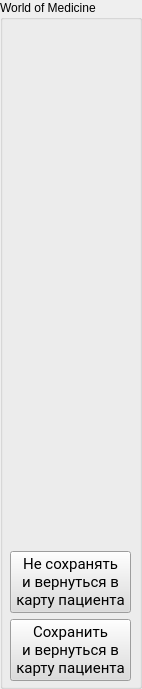
   <widget class="QGroupBox" name="groupBox_wom">
    <property name="geometry">
     <rect>
      <x>631</x>
      <y>11</y>
      <width>142</width>
      <height>689</height>
     </rect>
    </property>
    <property name="title">
     <string>World of Medicine</string>
    </property>
    <widget class="QWidget" name="layoutWidget_4">
     <property name="geometry">
      <rect>
       <x>10</x>
       <y>20</y>
       <width>121</width>
       <height>661</height>
      </rect>
     </property>
     <layout class="QVBoxLayout" name="verticalLayout_6">
      <item>
       <spacer name="verticalSpacer_6">
        <property name="orientation">
         <enum>Qt::Vertical</enum>
        </property>
        <property name="sizeHint" stdset="0">
         <size>
          <width>20</width>
          <height>40</height>
         </size>
        </property>
       </spacer>
      </item>
      <item>
       <widget class="QPushButton" name="pushButtonNotSaveExit">
        <property name="palette">
         <palette>
          <active>
           <colorrole role="WindowText">
            <brush brushstyle="SolidPattern">
             <color alpha="255">
              <red>0</red>
              <green>0</green>
              <blue>0</blue>
             </color>
            </brush>
           </colorrole>
           <colorrole role="Button">
            <brush brushstyle="SolidPattern">
             <color alpha="255">
              <red>220</red>
              <green>220</green>
              <blue>220</blue>
             </color>
            </brush>
           </colorrole>
           <colorrole role="Light">
            <brush brushstyle="SolidPattern">
             <color alpha="255">
              <red>255</red>
              <green>255</green>
              <blue>255</blue>
             </color>
            </brush>
           </colorrole>
           <colorrole role="Midlight">
            <brush brushstyle="SolidPattern">
             <color alpha="255">
              <red>237</red>
              <green>237</green>
              <blue>237</blue>
             </color>
            </brush>
           </colorrole>
           <colorrole role="Dark">
            <brush brushstyle="SolidPattern">
             <color alpha="255">
              <red>110</red>
              <green>110</green>
              <blue>110</blue>
             </color>
            </brush>
           </colorrole>
           <colorrole role="Mid">
            <brush brushstyle="SolidPattern">
             <color alpha="255">
              <red>147</red>
              <green>147</green>
              <blue>147</blue>
             </color>
            </brush>
           </colorrole>
           <colorrole role="Text">
            <brush brushstyle="SolidPattern">
             <color alpha="255">
              <red>0</red>
              <green>0</green>
              <blue>0</blue>
             </color>
            </brush>
           </colorrole>
           <colorrole role="BrightText">
            <brush brushstyle="SolidPattern">
             <color alpha="255">
              <red>255</red>
              <green>255</green>
              <blue>255</blue>
             </color>
            </brush>
           </colorrole>
           <colorrole role="ButtonText">
            <brush brushstyle="SolidPattern">
             <color alpha="255">
              <red>0</red>
              <green>0</green>
              <blue>0</blue>
             </color>
            </brush>
           </colorrole>
           <colorrole role="Base">
            <brush brushstyle="SolidPattern">
             <color alpha="255">
              <red>255</red>
              <green>255</green>
              <blue>255</blue>
             </color>
            </brush>
           </colorrole>
           <colorrole role="Window">
            <brush brushstyle="SolidPattern">
             <color alpha="255">
              <red>220</red>
              <green>220</green>
              <blue>220</blue>
             </color>
            </brush>
           </colorrole>
           <colorrole role="Shadow">
            <brush brushstyle="SolidPattern">
             <color alpha="255">
              <red>0</red>
              <green>0</green>
              <blue>0</blue>
             </color>
            </brush>
           </colorrole>
           <colorrole role="AlternateBase">
            <brush brushstyle="SolidPattern">
             <color alpha="255">
              <red>237</red>
              <green>237</green>
              <blue>237</blue>
             </color>
            </brush>
           </colorrole>
           <colorrole role="ToolTipBase">
            <brush brushstyle="SolidPattern">
             <color alpha="255">
              <red>255</red>
              <green>255</green>
              <blue>220</blue>
             </color>
            </brush>
           </colorrole>
           <colorrole role="ToolTipText">
            <brush brushstyle="SolidPattern">
             <color alpha="255">
              <red>0</red>
              <green>0</green>
              <blue>0</blue>
             </color>
            </brush>
           </colorrole>
           <colorrole role="PlaceholderText">
            <brush brushstyle="SolidPattern">
             <color alpha="128">
              <red>0</red>
              <green>0</green>
              <blue>0</blue>
             </color>
            </brush>
           </colorrole>
          </active>
          <inactive>
           <colorrole role="WindowText">
            <brush brushstyle="SolidPattern">
             <color alpha="255">
              <red>0</red>
              <green>0</green>
              <blue>0</blue>
             </color>
            </brush>
           </colorrole>
           <colorrole role="Button">
            <brush brushstyle="SolidPattern">
             <color alpha="255">
              <red>220</red>
              <green>220</green>
              <blue>220</blue>
             </color>
            </brush>
           </colorrole>
           <colorrole role="Light">
            <brush brushstyle="SolidPattern">
             <color alpha="255">
              <red>255</red>
              <green>255</green>
              <blue>255</blue>
             </color>
            </brush>
           </colorrole>
           <colorrole role="Midlight">
            <brush brushstyle="SolidPattern">
             <color alpha="255">
              <red>237</red>
              <green>237</green>
              <blue>237</blue>
             </color>
            </brush>
           </colorrole>
           <colorrole role="Dark">
            <brush brushstyle="SolidPattern">
             <color alpha="255">
              <red>110</red>
              <green>110</green>
              <blue>110</blue>
             </color>
            </brush>
           </colorrole>
           <colorrole role="Mid">
            <brush brushstyle="SolidPattern">
             <color alpha="255">
              <red>147</red>
              <green>147</green>
              <blue>147</blue>
             </color>
            </brush>
           </colorrole>
           <colorrole role="Text">
            <brush brushstyle="SolidPattern">
             <color alpha="255">
              <red>0</red>
              <green>0</green>
              <blue>0</blue>
             </color>
            </brush>
           </colorrole>
           <colorrole role="BrightText">
            <brush brushstyle="SolidPattern">
             <color alpha="255">
              <red>255</red>
              <green>255</green>
              <blue>255</blue>
             </color>
            </brush>
           </colorrole>
           <colorrole role="ButtonText">
            <brush brushstyle="SolidPattern">
             <color alpha="255">
              <red>0</red>
              <green>0</green>
              <blue>0</blue>
             </color>
            </brush>
           </colorrole>
           <colorrole role="Base">
            <brush brushstyle="SolidPattern">
             <color alpha="255">
              <red>255</red>
              <green>255</green>
              <blue>255</blue>
             </color>
            </brush>
           </colorrole>
           <colorrole role="Window">
            <brush brushstyle="SolidPattern">
             <color alpha="255">
              <red>220</red>
              <green>220</green>
              <blue>220</blue>
             </color>
            </brush>
           </colorrole>
           <colorrole role="Shadow">
            <brush brushstyle="SolidPattern">
             <color alpha="255">
              <red>0</red>
              <green>0</green>
              <blue>0</blue>
             </color>
            </brush>
           </colorrole>
           <colorrole role="AlternateBase">
            <brush brushstyle="SolidPattern">
             <color alpha="255">
              <red>237</red>
              <green>237</green>
              <blue>237</blue>
             </color>
            </brush>
           </colorrole>
           <colorrole role="ToolTipBase">
            <brush brushstyle="SolidPattern">
             <color alpha="255">
              <red>255</red>
              <green>255</green>
              <blue>220</blue>
             </color>
            </brush>
           </colorrole>
           <colorrole role="ToolTipText">
            <brush brushstyle="SolidPattern">
             <color alpha="255">
              <red>0</red>
              <green>0</green>
              <blue>0</blue>
             </color>
            </brush>
           </colorrole>
           <colorrole role="PlaceholderText">
            <brush brushstyle="SolidPattern">
             <color alpha="128">
              <red>0</red>
              <green>0</green>
              <blue>0</blue>
             </color>
            </brush>
           </colorrole>
          </inactive>
          <disabled>
           <colorrole role="WindowText">
            <brush brushstyle="SolidPattern">
             <color alpha="255">
              <red>110</red>
              <green>110</green>
              <blue>110</blue>
             </color>
            </brush>
           </colorrole>
           <colorrole role="Button">
            <brush brushstyle="SolidPattern">
             <color alpha="255">
              <red>220</red>
              <green>220</green>
              <blue>220</blue>
             </color>
            </brush>
           </colorrole>
           <colorrole role="Light">
            <brush brushstyle="SolidPattern">
             <color alpha="255">
              <red>255</red>
              <green>255</green>
              <blue>255</blue>
             </color>
            </brush>
           </colorrole>
           <colorrole role="Midlight">
            <brush brushstyle="SolidPattern">
             <color alpha="255">
              <red>237</red>
              <green>237</green>
              <blue>237</blue>
             </color>
            </brush>
           </colorrole>
           <colorrole role="Dark">
            <brush brushstyle="SolidPattern">
             <color alpha="255">
              <red>110</red>
              <green>110</green>
              <blue>110</blue>
             </color>
            </brush>
           </colorrole>
           <colorrole role="Mid">
            <brush brushstyle="SolidPattern">
             <color alpha="255">
              <red>147</red>
              <green>147</green>
              <blue>147</blue>
             </color>
            </brush>
           </colorrole>
           <colorrole role="Text">
            <brush brushstyle="SolidPattern">
             <color alpha="255">
              <red>110</red>
              <green>110</green>
              <blue>110</blue>
             </color>
            </brush>
           </colorrole>
           <colorrole role="BrightText">
            <brush brushstyle="SolidPattern">
             <color alpha="255">
              <red>255</red>
              <green>255</green>
              <blue>255</blue>
             </color>
            </brush>
           </colorrole>
           <colorrole role="ButtonText">
            <brush brushstyle="SolidPattern">
             <color alpha="255">
              <red>110</red>
              <green>110</green>
              <blue>110</blue>
             </color>
            </brush>
           </colorrole>
           <colorrole role="Base">
            <brush brushstyle="SolidPattern">
             <color alpha="255">
              <red>220</red>
              <green>220</green>
              <blue>220</blue>
             </color>
            </brush>
           </colorrole>
           <colorrole role="Window">
            <brush brushstyle="SolidPattern">
             <color alpha="255">
              <red>220</red>
              <green>220</green>
              <blue>220</blue>
             </color>
            </brush>
           </colorrole>
           <colorrole role="Shadow">
            <brush brushstyle="SolidPattern">
             <color alpha="255">
              <red>0</red>
              <green>0</green>
              <blue>0</blue>
             </color>
            </brush>
           </colorrole>
           <colorrole role="AlternateBase">
            <brush brushstyle="SolidPattern">
             <color alpha="255">
              <red>220</red>
              <green>220</green>
              <blue>220</blue>
             </color>
            </brush>
           </colorrole>
           <colorrole role="ToolTipBase">
            <brush brushstyle="SolidPattern">
             <color alpha="255">
              <red>255</red>
              <green>255</green>
              <blue>220</blue>
             </color>
            </brush>
           </colorrole>
           <colorrole role="ToolTipText">
            <brush brushstyle="SolidPattern">
             <color alpha="255">
              <red>0</red>
              <green>0</green>
              <blue>0</blue>
             </color>
            </brush>
           </colorrole>
           <colorrole role="PlaceholderText">
            <brush brushstyle="SolidPattern">
             <color alpha="128">
              <red>0</red>
              <green>0</green>
              <blue>0</blue>
             </color>
            </brush>
           </colorrole>
          </disabled>
         </palette>
        </property>
        <property name="font">
         <font>
          <family>Roboto</family>
          <pointsize>11</pointsize>
          <weight>50</weight>
          <bold>false</bold>
         </font>
        </property>
        <property name="text">
         <string>Не сохранять
и вернуться в
карту пациента</string>
        </property>
       </widget>
      </item>
      <item>
       <widget class="QPushButton" name="pushButtonSaveExit">
        <property name="palette">
         <palette>
          <active>
           <colorrole role="WindowText">
            <brush brushstyle="SolidPattern">
             <color alpha="255">
              <red>0</red>
              <green>0</green>
              <blue>0</blue>
             </color>
            </brush>
           </colorrole>
           <colorrole role="Button">
            <brush brushstyle="SolidPattern">
             <color alpha="255">
              <red>220</red>
              <green>220</green>
              <blue>220</blue>
             </color>
            </brush>
           </colorrole>
           <colorrole role="Light">
            <brush brushstyle="SolidPattern">
             <color alpha="255">
              <red>255</red>
              <green>255</green>
              <blue>255</blue>
             </color>
            </brush>
           </colorrole>
           <colorrole role="Midlight">
            <brush brushstyle="SolidPattern">
             <color alpha="255">
              <red>237</red>
              <green>237</green>
              <blue>237</blue>
             </color>
            </brush>
           </colorrole>
           <colorrole role="Dark">
            <brush brushstyle="SolidPattern">
             <color alpha="255">
              <red>110</red>
              <green>110</green>
              <blue>110</blue>
             </color>
            </brush>
           </colorrole>
           <colorrole role="Mid">
            <brush brushstyle="SolidPattern">
             <color alpha="255">
              <red>147</red>
              <green>147</green>
              <blue>147</blue>
             </color>
            </brush>
           </colorrole>
           <colorrole role="Text">
            <brush brushstyle="SolidPattern">
             <color alpha="255">
              <red>0</red>
              <green>0</green>
              <blue>0</blue>
             </color>
            </brush>
           </colorrole>
           <colorrole role="BrightText">
            <brush brushstyle="SolidPattern">
             <color alpha="255">
              <red>255</red>
              <green>255</green>
              <blue>255</blue>
             </color>
            </brush>
           </colorrole>
           <colorrole role="ButtonText">
            <brush brushstyle="SolidPattern">
             <color alpha="255">
              <red>0</red>
              <green>0</green>
              <blue>0</blue>
             </color>
            </brush>
           </colorrole>
           <colorrole role="Base">
            <brush brushstyle="SolidPattern">
             <color alpha="255">
              <red>255</red>
              <green>255</green>
              <blue>255</blue>
             </color>
            </brush>
           </colorrole>
           <colorrole role="Window">
            <brush brushstyle="SolidPattern">
             <color alpha="255">
              <red>220</red>
              <green>220</green>
              <blue>220</blue>
             </color>
            </brush>
           </colorrole>
           <colorrole role="Shadow">
            <brush brushstyle="SolidPattern">
             <color alpha="255">
              <red>0</red>
              <green>0</green>
              <blue>0</blue>
             </color>
            </brush>
           </colorrole>
           <colorrole role="AlternateBase">
            <brush brushstyle="SolidPattern">
             <color alpha="255">
              <red>237</red>
              <green>237</green>
              <blue>237</blue>
             </color>
            </brush>
           </colorrole>
           <colorrole role="ToolTipBase">
            <brush brushstyle="SolidPattern">
             <color alpha="255">
              <red>255</red>
              <green>255</green>
              <blue>220</blue>
             </color>
            </brush>
           </colorrole>
           <colorrole role="ToolTipText">
            <brush brushstyle="SolidPattern">
             <color alpha="255">
              <red>0</red>
              <green>0</green>
              <blue>0</blue>
             </color>
            </brush>
           </colorrole>
           <colorrole role="PlaceholderText">
            <brush brushstyle="SolidPattern">
             <color alpha="128">
              <red>0</red>
              <green>0</green>
              <blue>0</blue>
             </color>
            </brush>
           </colorrole>
          </active>
          <inactive>
           <colorrole role="WindowText">
            <brush brushstyle="SolidPattern">
             <color alpha="255">
              <red>0</red>
              <green>0</green>
              <blue>0</blue>
             </color>
            </brush>
           </colorrole>
           <colorrole role="Button">
            <brush brushstyle="SolidPattern">
             <color alpha="255">
              <red>220</red>
              <green>220</green>
              <blue>220</blue>
             </color>
            </brush>
           </colorrole>
           <colorrole role="Light">
            <brush brushstyle="SolidPattern">
             <color alpha="255">
              <red>255</red>
              <green>255</green>
              <blue>255</blue>
             </color>
            </brush>
           </colorrole>
           <colorrole role="Midlight">
            <brush brushstyle="SolidPattern">
             <color alpha="255">
              <red>237</red>
              <green>237</green>
              <blue>237</blue>
             </color>
            </brush>
           </colorrole>
           <colorrole role="Dark">
            <brush brushstyle="SolidPattern">
             <color alpha="255">
              <red>110</red>
              <green>110</green>
              <blue>110</blue>
             </color>
            </brush>
           </colorrole>
           <colorrole role="Mid">
            <brush brushstyle="SolidPattern">
             <color alpha="255">
              <red>147</red>
              <green>147</green>
              <blue>147</blue>
             </color>
            </brush>
           </colorrole>
           <colorrole role="Text">
            <brush brushstyle="SolidPattern">
             <color alpha="255">
              <red>0</red>
              <green>0</green>
              <blue>0</blue>
             </color>
            </brush>
           </colorrole>
           <colorrole role="BrightText">
            <brush brushstyle="SolidPattern">
             <color alpha="255">
              <red>255</red>
              <green>255</green>
              <blue>255</blue>
             </color>
            </brush>
           </colorrole>
           <colorrole role="ButtonText">
            <brush brushstyle="SolidPattern">
             <color alpha="255">
              <red>0</red>
              <green>0</green>
              <blue>0</blue>
             </color>
            </brush>
           </colorrole>
           <colorrole role="Base">
            <brush brushstyle="SolidPattern">
             <color alpha="255">
              <red>255</red>
              <green>255</green>
              <blue>255</blue>
             </color>
            </brush>
           </colorrole>
           <colorrole role="Window">
            <brush brushstyle="SolidPattern">
             <color alpha="255">
              <red>220</red>
              <green>220</green>
              <blue>220</blue>
             </color>
            </brush>
           </colorrole>
           <colorrole role="Shadow">
            <brush brushstyle="SolidPattern">
             <color alpha="255">
              <red>0</red>
              <green>0</green>
              <blue>0</blue>
             </color>
            </brush>
           </colorrole>
           <colorrole role="AlternateBase">
            <brush brushstyle="SolidPattern">
             <color alpha="255">
              <red>237</red>
              <green>237</green>
              <blue>237</blue>
             </color>
            </brush>
           </colorrole>
           <colorrole role="ToolTipBase">
            <brush brushstyle="SolidPattern">
             <color alpha="255">
              <red>255</red>
              <green>255</green>
              <blue>220</blue>
             </color>
            </brush>
           </colorrole>
           <colorrole role="ToolTipText">
            <brush brushstyle="SolidPattern">
             <color alpha="255">
              <red>0</red>
              <green>0</green>
              <blue>0</blue>
             </color>
            </brush>
           </colorrole>
           <colorrole role="PlaceholderText">
            <brush brushstyle="SolidPattern">
             <color alpha="128">
              <red>0</red>
              <green>0</green>
              <blue>0</blue>
             </color>
            </brush>
           </colorrole>
          </inactive>
          <disabled>
           <colorrole role="WindowText">
            <brush brushstyle="SolidPattern">
             <color alpha="255">
              <red>110</red>
              <green>110</green>
              <blue>110</blue>
             </color>
            </brush>
           </colorrole>
           <colorrole role="Button">
            <brush brushstyle="SolidPattern">
             <color alpha="255">
              <red>220</red>
              <green>220</green>
              <blue>220</blue>
             </color>
            </brush>
           </colorrole>
           <colorrole role="Light">
            <brush brushstyle="SolidPattern">
             <color alpha="255">
              <red>255</red>
              <green>255</green>
              <blue>255</blue>
             </color>
            </brush>
           </colorrole>
           <colorrole role="Midlight">
            <brush brushstyle="SolidPattern">
             <color alpha="255">
              <red>237</red>
              <green>237</green>
              <blue>237</blue>
             </color>
            </brush>
           </colorrole>
           <colorrole role="Dark">
            <brush brushstyle="SolidPattern">
             <color alpha="255">
              <red>110</red>
              <green>110</green>
              <blue>110</blue>
             </color>
            </brush>
           </colorrole>
           <colorrole role="Mid">
            <brush brushstyle="SolidPattern">
             <color alpha="255">
              <red>147</red>
              <green>147</green>
              <blue>147</blue>
             </color>
            </brush>
           </colorrole>
           <colorrole role="Text">
            <brush brushstyle="SolidPattern">
             <color alpha="255">
              <red>110</red>
              <green>110</green>
              <blue>110</blue>
             </color>
            </brush>
           </colorrole>
           <colorrole role="BrightText">
            <brush brushstyle="SolidPattern">
             <color alpha="255">
              <red>255</red>
              <green>255</green>
              <blue>255</blue>
             </color>
            </brush>
           </colorrole>
           <colorrole role="ButtonText">
            <brush brushstyle="SolidPattern">
             <color alpha="255">
              <red>110</red>
              <green>110</green>
              <blue>110</blue>
             </color>
            </brush>
           </colorrole>
           <colorrole role="Base">
            <brush brushstyle="SolidPattern">
             <color alpha="255">
              <red>220</red>
              <green>220</green>
              <blue>220</blue>
             </color>
            </brush>
           </colorrole>
           <colorrole role="Window">
            <brush brushstyle="SolidPattern">
             <color alpha="255">
              <red>220</red>
              <green>220</green>
              <blue>220</blue>
             </color>
            </brush>
           </colorrole>
           <colorrole role="Shadow">
            <brush brushstyle="SolidPattern">
             <color alpha="255">
              <red>0</red>
              <green>0</green>
              <blue>0</blue>
             </color>
            </brush>
           </colorrole>
           <colorrole role="AlternateBase">
            <brush brushstyle="SolidPattern">
             <color alpha="255">
              <red>220</red>
              <green>220</green>
              <blue>220</blue>
             </color>
            </brush>
           </colorrole>
           <colorrole role="ToolTipBase">
            <brush brushstyle="SolidPattern">
             <color alpha="255">
              <red>255</red>
              <green>255</green>
              <blue>220</blue>
             </color>
            </brush>
           </colorrole>
           <colorrole role="ToolTipText">
            <brush brushstyle="SolidPattern">
             <color alpha="255">
              <red>0</red>
              <green>0</green>
              <blue>0</blue>
             </color>
            </brush>
           </colorrole>
           <colorrole role="PlaceholderText">
            <brush brushstyle="SolidPattern">
             <color alpha="128">
              <red>0</red>
              <green>0</green>
              <blue>0</blue>
             </color>
            </brush>
           </colorrole>
          </disabled>
         </palette>
        </property>
        <property name="font">
         <font>
          <family>Roboto</family>
          <pointsize>11</pointsize>
          <weight>50</weight>
          <bold>false</bold>
         </font>
        </property>
        <property name="text">
         <string>Сохранить
и вернуться в
карту пациента</string>
        </property>
       </widget>
      </item>
     </layout>
    </widget>
   </widget>
